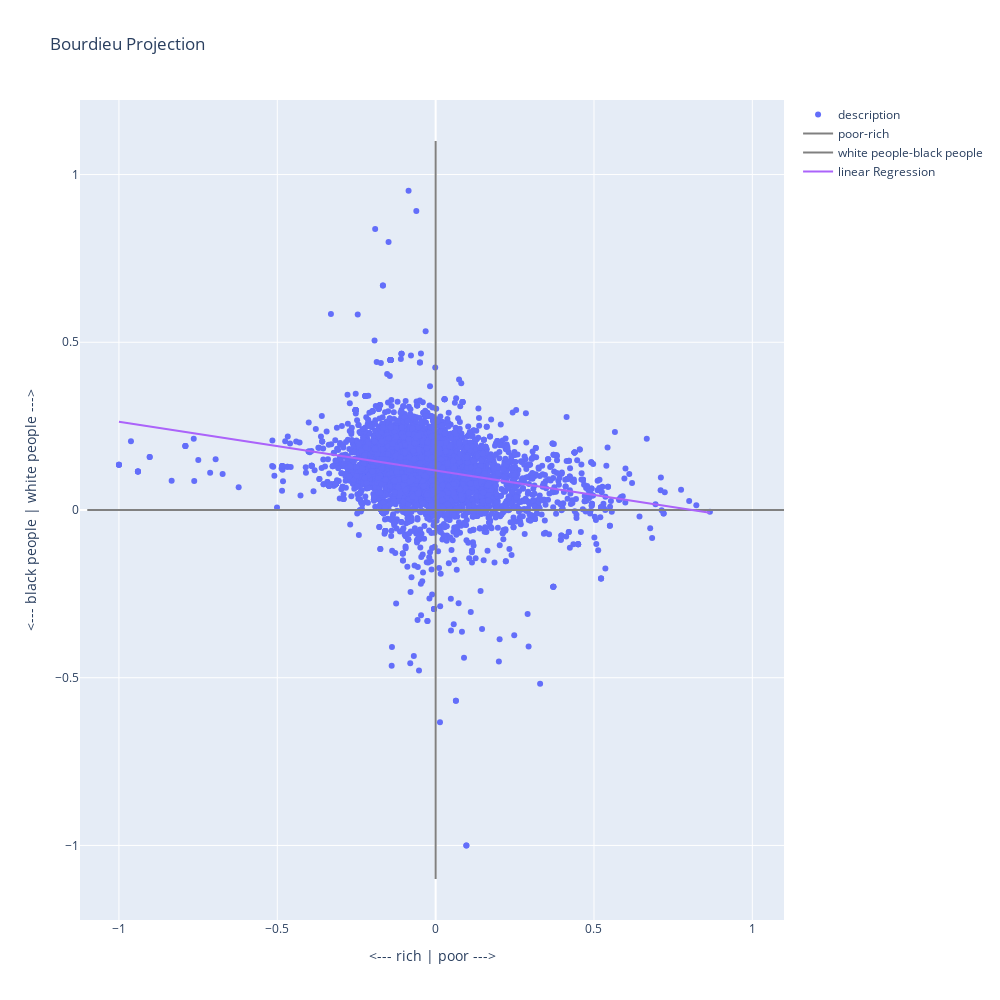

This figure's notebook cell:
### Code cell
fig.show()

### Figure 1 — Plotly figure (JSON) as saved in the notebook; plotly's stock layout.template omitted (floating-point values rounded to 4 significant figures; data arrays with more than 128 entries replaced by an {"elided": "..."} marker saying what was removed)
{"data": [{"mode": "markers", "name": "description", "text": {"elided": "6527 str values"}, "type": "scatter", "x": {"elided": "6527 float values"}, "y": {"elided": "6527 float values"}}, {"line": {"color": "grey"}, "mode": "lines", "name": "poor-rich", "type": "scatter", "x": [-1.1, 1.1], "y": [0, 0]}, {"line": {"color": "grey"}, "mode": "lines", "name": "white people-black people", "type": "scatter", "x": [0, 0], "y": [-1.1, 1.1]}, {"mode": "lines", "name": "linear Regression", "type": "scatter", "x": {"elided": "6527 float values"}, "y": {"elided": "6527 float values"}}], "layout": {"height": 1000, "title": {"text": "Bourdieu Projection"}, "width": 1000, "xaxis": {"autorange": true, "range": [-1.123, 1.1], "title": {"text": "<--- rich | poor --->"}, "type": "linear"}, "yaxis": {"autorange": true, "range": [-1.222, 1.222], "title": {"text": "<--- black people | white people --->"}, "type": "linear"}}}
